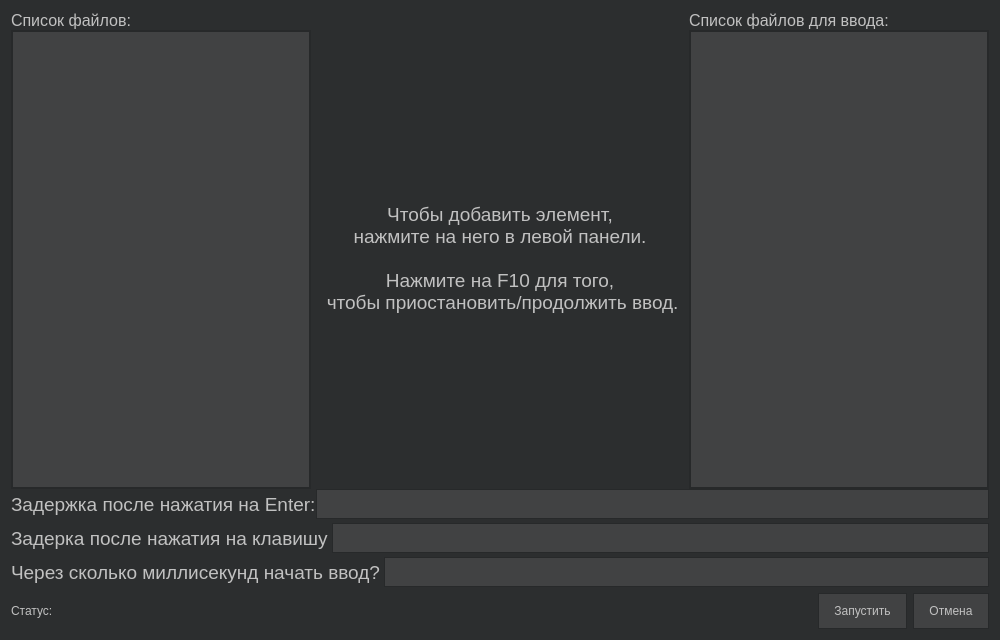
<?xml version="1.0" encoding="UTF-8"?>
<ui version="4.0">
 <class>EnterDialog</class>
 <widget class="QDialog" name="EnterDialog">
  <property name="geometry">
   <rect>
    <x>0</x>
    <y>0</y>
    <width>1000</width>
    <height>640</height>
   </rect>
  </property>
  <property name="minimumSize">
   <size>
    <width>1000</width>
    <height>640</height>
   </size>
  </property>
  <property name="windowTitle">
   <string>Dialog</string>
  </property>
  <property name="styleSheet">
   <string notr="true">

 QScrollBar:horizontal {
                            color:#AFAFAF;
                        background-color:#2C2E2F;
                        }

                        QScrollBar::handle:horizontal {

                         border: 2px groove #6b6c6d;
                        border-radius:4px;
                        background-color:#2C2E2F;
                            color:#AFAFAF;
                            min-width: 40px;
                        }

                        QScrollBar::add-page:horizontal, QScrollBar::sub-page:horizontal {
                            color:#c1c1c1;
                        background-color:#2C2E2F;
                        }

                        QScrollBar:vertical {
                            color:#AFAFAF;
                        background-color:#2C2E2F;
                         }
                         QScrollBar::handle:vertical {
                         border: 2px groove #6b6c6d;
                        border-radius:4px;
                        background-color:#2C2E2F;
                            color:#AFAFAF;
                             min-height: 80px;
                         }
                         QScrollBar::add-page:vertical, QScrollBar::sub-page:vertical {
                            background: #2C2E2F;
                         }
QDialog
{background-color:#2C2E2F;
}</string>
  </property>
  <layout class="QGridLayout" name="gridLayout_2">
   <item row="0" column="0">
    <layout class="QGridLayout" name="gridLayout">
     <property name="spacing">
      <number>0</number>
     </property>
     <item row="0" column="0">
      <layout class="QHBoxLayout" name="horizontalLayout_4">
       <property name="spacing">
        <number>0</number>
       </property>
       <item>
        <layout class="QVBoxLayout" name="verticalLayout_2">
         <property name="spacing">
          <number>0</number>
         </property>
         <item>
          <widget class="QLabel" name="label_2">
           <property name="font">
            <font>
             <pointsize>12</pointsize>
            </font>
           </property>
           <property name="styleSheet">
            <string notr="true">color:#c1c1c1;</string>
           </property>
           <property name="text">
            <string>Список файлов:</string>
           </property>
          </widget>
         </item>
         <item>
          <widget class="QListWidget" name="leftList">
           <property name="minimumSize">
            <size>
             <width>300</width>
             <height>0</height>
            </size>
           </property>
           <property name="maximumSize">
            <size>
             <width>300</width>
             <height>16777215</height>
            </size>
           </property>
           <property name="styleSheet">
            <string notr="true">QListWidget
{
	border-style: solid;
	border-width: 2px;
	border-color: #27292a;
	background-color:#414243;
}
QListWidget::item {
	background-color:#4a4d4f;
 	border: 2px solid #4a4d4f;
    border-bottom-color: #4a4d4f; /* same as the pane color */
    min-width: 12px;
    min-height: 12px;
    padding: 4px;
    padding-top: 2px;
	padding-bottom:02px;
	color:#c1c1c1;
}
QListWidget::item:selected,
QListWidget::item:hover {
    background-color: #6b6c6d;
	border:#6b6c6d;
}</string>
           </property>
          </widget>
         </item>
        </layout>
       </item>
       <item>
        <layout class="QVBoxLayout" name="verticalLayout_4">
         <property name="spacing">
          <number>0</number>
         </property>
         <item>
          <spacer name="horizontalSpacer">
           <property name="orientation">
            <enum>Qt::Horizontal</enum>
           </property>
           <property name="sizeType">
            <enum>QSizePolicy::Fixed</enum>
           </property>
           <property name="sizeHint" stdset="0">
            <size>
             <width>483</width>
             <height>17</height>
            </size>
           </property>
          </spacer>
         </item>
         <item>
          <widget class="QLabel" name="label">
           <property name="font">
            <font>
             <pointsize>14</pointsize>
            </font>
           </property>
           <property name="styleSheet">
            <string notr="true">color:#c1c1c1;</string>
           </property>
           <property name="text">
            <string>Чтобы добавить элемент,
нажмите на него в левой панели.

Нажмите на F10 для того,
 чтобы приостановить/продолжить ввод.</string>
           </property>
           <property name="alignment">
            <set>Qt::AlignCenter</set>
           </property>
          </widget>
         </item>
        </layout>
       </item>
       <item>
        <layout class="QVBoxLayout" name="verticalLayout">
         <property name="spacing">
          <number>0</number>
         </property>
         <item>
          <widget class="QLabel" name="label_3">
           <property name="font">
            <font>
             <pointsize>12</pointsize>
            </font>
           </property>
           <property name="styleSheet">
            <string notr="true">color:#c1c1c1;ы</string>
           </property>
           <property name="text">
            <string>Список файлов для ввода:</string>
           </property>
          </widget>
         </item>
         <item>
          <widget class="QListWidget" name="rightList">
           <property name="minimumSize">
            <size>
             <width>300</width>
             <height>0</height>
            </size>
           </property>
           <property name="maximumSize">
            <size>
             <width>300</width>
             <height>16777215</height>
            </size>
           </property>
           <property name="styleSheet">
            <string notr="true">QListWidget
{
	border-style: solid;
	border-width: 2px;
	border-color: #27292a;
	background-color:#414243;
}
QListWidget::item {
	background-color:#4a4d4f;
 	border: 2px solid #4a4d4f;
    border-bottom-color: #4a4d4f; /* same as the pane color */
    min-width: 12px;
    min-height: 12px;
    padding: 4px;
    padding-top: 2px;
	padding-bottom:02px;
	color:#c1c1c1;
}
QListWidget::item:selected,
QListWidget::item:hover {
    background-color: #6b6c6d;
	border:#6b6c6d;
}</string>
           </property>
          </widget>
         </item>
        </layout>
       </item>
      </layout>
     </item>
     <item row="1" column="0">
      <layout class="QVBoxLayout" name="verticalLayout_3">
       <property name="spacing">
        <number>4</number>
       </property>
       <item>
        <layout class="QHBoxLayout" name="horizontalLayout">
         <property name="spacing">
          <number>0</number>
         </property>
         <item>
          <widget class="QLabel" name="label_4">
           <property name="font">
            <font>
             <pointsize>14</pointsize>
            </font>
           </property>
           <property name="styleSheet">
            <string notr="true">
    spacing: 5px;
	color: #c1c1c1;</string>
           </property>
           <property name="text">
            <string>Задержка после нажатия на Enter:</string>
           </property>
          </widget>
         </item>
         <item>
          <widget class="QLineEdit" name="lineEdit">
           <property name="styleSheet">
            <string notr="true">QLineEdit
{
    border-style: solid;
    border-width: 1px;
    border-color: #27292a;
    color:#d1d1d1;
	background-color:#414243;
    padding: 6px 10px;
}QMenu {
    background-color: #414243; /* sets background of the menu */
    border: 1px solid #232425;
}

QMenu::item {
    /* sets background of menu item. set this to something non-transparent
        if you want menu color and menu item color to be different */
    background-color: transparent;
    color:#c1c1c1;
    padding: 5px 8px;
	padding-right:40px;
}

QMenu::item:selected { /* when user selects item using mouse or keyboard */
    background-color: #6b6c6d;
}</string>
           </property>
          </widget>
         </item>
        </layout>
       </item>
       <item>
        <layout class="QHBoxLayout" name="horizontalLayout_3">
         <item>
          <widget class="QLabel" name="label_6">
           <property name="font">
            <font>
             <pointsize>14</pointsize>
            </font>
           </property>
           <property name="styleSheet">
            <string notr="true">
    spacing: 5px;
	color: #c1c1c1;</string>
           </property>
           <property name="text">
            <string>Задерка после нажатия на клавишу</string>
           </property>
          </widget>
         </item>
         <item>
          <widget class="QLineEdit" name="lineEdit_3">
           <property name="styleSheet">
            <string notr="true">QLineEdit
{
    border-style: solid;
    border-width: 1px;
    border-color: #27292a;
    color:#d1d1d1;
	background-color:#414243;
    padding: 6px 10px;
}QMenu {
    background-color: #414243; /* sets background of the menu */
    border: 1px solid #232425;
}

QMenu::item {
    /* sets background of menu item. set this to something non-transparent
        if you want menu color and menu item color to be different */
    background-color: transparent;
    color:#c1c1c1;
    padding: 5px 8px;
	padding-right:40px;
}

QMenu::item:selected { /* when user selects item using mouse or keyboard */
    background-color: #6b6c6d;
}</string>
           </property>
          </widget>
         </item>
        </layout>
       </item>
       <item>
        <layout class="QHBoxLayout" name="horizontalLayout_2">
         <item>
          <widget class="QLabel" name="label_5">
           <property name="font">
            <font>
             <pointsize>14</pointsize>
            </font>
           </property>
           <property name="styleSheet">
            <string notr="true">
    spacing: 5px;
	color: #c1c1c1;</string>
           </property>
           <property name="text">
            <string>Через сколько миллисекунд начать ввод?</string>
           </property>
          </widget>
         </item>
         <item>
          <widget class="QLineEdit" name="lineEdit_2">
           <property name="styleSheet">
            <string notr="true">QLineEdit
{
    border-style: solid;
    border-width: 1px;
    border-color: #27292a;
    color:#d1d1d1;
	background-color:#414243;
    padding: 6px 10px;
}QMenu {
    background-color: #414243; /* sets background of the menu */
    border: 1px solid #232425;
}

QMenu::item {
    /* sets background of menu item. set this to something non-transparent
        if you want menu color and menu item color to be different */
    background-color: transparent;
    color:#c1c1c1;
    padding: 5px 8px;
	padding-right:40px;
}

QMenu::item:selected { /* when user selects item using mouse or keyboard */
    background-color: #6b6c6d;
}</string>
           </property>
          </widget>
         </item>
        </layout>
       </item>
      </layout>
     </item>
    </layout>
   </item>
   <item row="1" column="0">
    <layout class="QHBoxLayout" name="horizontalLayout_6">
     <item>
      <layout class="QHBoxLayout" name="horizontalLayout_5">
       <item>
        <widget class="QLabel" name="label_7">
         <property name="styleSheet">
          <string notr="true">color:#c1c1c1;</string>
         </property>
         <property name="text">
          <string>Статус:</string>
         </property>
        </widget>
       </item>
       <item>
        <widget class="QLabel" name="Status">
         <property name="minimumSize">
          <size>
           <width>100</width>
           <height>0</height>
          </size>
         </property>
         <property name="text">
          <string/>
         </property>
        </widget>
       </item>
      </layout>
     </item>
     <item>
      <spacer name="horizontalSpacer_2">
       <property name="orientation">
        <enum>Qt::Horizontal</enum>
       </property>
       <property name="sizeHint" stdset="0">
        <size>
         <width>40</width>
         <height>20</height>
        </size>
       </property>
      </spacer>
     </item>
     <item>
      <widget class="QPushButton" name="start">
       <property name="styleSheet">
        <string notr="true">QPushButton{
    border-style: solid;
    border-width: 1px;
    border-color: #27292a;
    color:#c1c1c1;
	background-color:#414243;
	padding:10px 15px;
}
QPushButton::pressed {
    background-color: #6b6c6d;
    border-style: inset;
}</string>
       </property>
       <property name="text">
        <string>Запустить</string>
       </property>
      </widget>
     </item>
     <item>
      <widget class="QPushButton" name="cancel">
       <property name="styleSheet">
        <string notr="true">QPushButton{
    border-style: solid;
    border-width: 1px;
    border-color: #27292a;
    color:#c1c1c1;
	background-color:#414243;
	padding:10px 15px;
}
QPushButton::pressed {
    background-color: #6b6c6d;
    border-style: inset;
}</string>
       </property>
       <property name="text">
        <string>Отмена</string>
       </property>
      </widget>
     </item>
    </layout>
   </item>
  </layout>
 </widget>
 <resources/>
 <connections/>
</ui>
